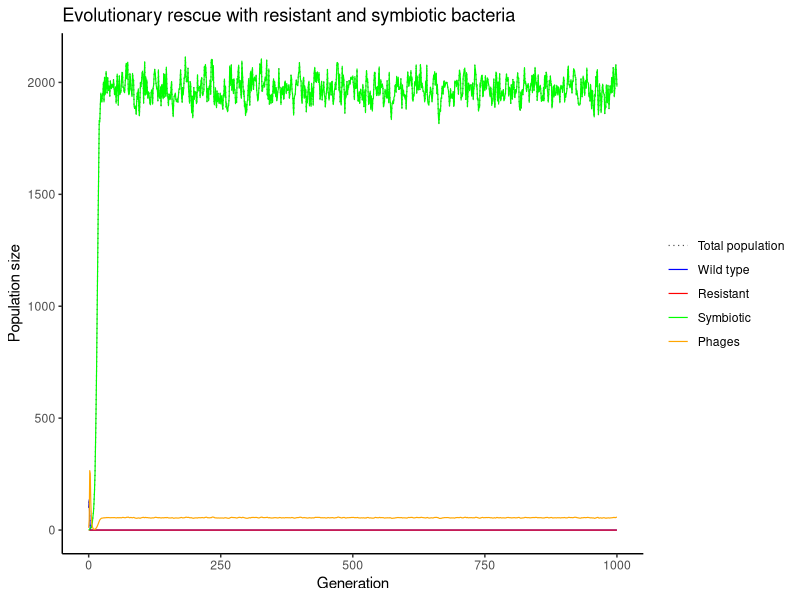

Source code (R): (Note: this script raises an error after producing the figure.)
## ---- chunk 1
simulate_one_gen <- function(N_wt, N_r, N_s, N_p, infection_prob, induction_prob, symbiosis_prob, mut_rate, cost_r, growth_rate, K, P_decline, P_prod) {
   
  N_tot <- N_wt + N_r + N_s
  
  # intrinsic growth without losses
  r0 <- growth_rate - 1
  
  # growth rate of each type minus its specific loss 
  rho_wt <- r0 - infection_prob * N_p # includes phage population effect
  rho_r <- r0 - cost_r
  rho_s <- r0 - induction_prob
  
  # logistic growth: crowding reduces all types by the same amount --> note that deleterious effect is less strong on wt at lower density --> could exist longer at lower K
  mean_wt <- N_wt * max(0, 1 + rho_wt - r0 * N_tot / K)
  mean_r <- N_r * max(0, 1 + rho_r - r0 * N_tot / K)
  mean_s <- N_s * max(0, 1 + rho_s - r0 * N_tot / K)
  
  # Claude input: offspring (Poisson)
  offsp_wt <- rpois(1, mean_wt)
  offsp_r  <- rpois(1, mean_r)
  offsp_s  <- rpois(1, mean_s)
  
  # wt bacteria (offspring) either get infected (& die) or do symbiosis or stay 
  prob_r = mut_rate
  prob_s = min(symbiosis_prob * N_p, 1 - prob_r) # includes phage population effect
  prob_wt <- max(0,1 - prob_r - prob_s)
  
  outcome <- rmultinom(1,offsp_wt,c(prob_r, prob_s, prob_wt))
  
  n_resistant <- outcome[1]
  n_symbiotic <- outcome[2]
  n_wt <- outcome[3]
  
  # Claude input: new population sizes of wild type, resistant and symbiotes
  N_wt_new <- n_wt
  N_r_new  <- offsp_r + n_resistant
  N_s_new  <- offsp_s + n_symbiotic
  
  # phage population growth
  infections = min(N_wt, infection_prob * N_p * N_wt)
  inductions = induction_prob * N_s
  P_new = N_p * (1 + P_decline) + P_prod * (infections + inductions)

  return(c(N_wt_new, N_r_new, N_s_new, P_new))
}


# Test the function
N_wt <- 1000
N_r <- 0
N_s <- 0
N_p <- 5
infection_prob <- 0.0005
induction_prob <- 0.001
symbiosis_prob <-0
cost_r <- 0.1
growth_rate <- 1.5
mut_rate <- 0.1
K <- 2000
P_decline <- -0.5
P_prod <- 1



print(simulate_one_gen(N_wt, N_r, N_s, N_p, infection_prob, induction_prob, symbiosis_prob, mut_rate, cost_r, growth_rate, K, P_decline, P_prod))
## ---- chunk 2
simulate_pop <- function(N_init_wt, N_init_r, N_init_s, N_init_p, infection_prob, induction_prob, symbiosis_prob, mut_rate, cost_r, growth_rate, t_max, K, P_decline, P_prod) {
 
  
  # Create the vector in which to save the results
  pop_vector <- c(N_init_wt, N_init_r, N_init_s, N_init_p)
  # initiate the variables
  pop_new <- c(N_init_wt, N_init_r, N_init_s, N_init_p) 

  # run the simulation until generation t_max
  for (i in 1:t_max) {
    # redefine the current population one generation later
    pop_new <- simulate_one_gen(pop_new[1],pop_new[2], pop_new[3], pop_new[4], infection_prob, induction_prob, symbiosis_prob, mut_rate, cost_r, growth_rate, K, P_decline, P_prod)
    # add the new population sizes to the output vector
    pop_vector <- rbind(pop_vector,pop_new)
    # condition to stop the simulation before t_max: either the population exceeds 1.5 times the original population size, or it goes extinct
    if (pop_new[1]+pop_new[2]+pop_new[3]==0) break
  }
  
  # define the row and column names of the output vector
  rownames(pop_vector) <- (0:t_max)[1:length(pop_vector[,1])] # note that the vector has to be cut if the simulation stopped early
  colnames(pop_vector) <- c("wt","r", "s", "p")
  # return the result
  return(pop_vector)	
}


# Test the function and plot the result
# set t_max to a value to be used througout
max_gen <- 1000
# set each parameter
N_init_wt <- 100
N_init_r <- 0
N_init_s <- 0
N_init_p <- 10
infection_prob <- 0.02
induction_prob <- 0.007 # change this
symbiosis_prob <- 0.002 
cost_r <- 0.00001 # this
growth_rate <- 1.5
mut_rate <- 0.003 
K <- 2000
P_decline <- -0.5
P_prod <- 2

# create your simulation data
output <- simulate_pop(N_init_wt, N_init_r, N_init_s, N_init_p, infection_prob, induction_prob, symbiosis_prob, mut_rate, cost_r, growth_rate, max_gen, K, P_decline, P_prod)
# show the last few lines of the data table
print(tail(output))


# plot the output - note that the plot range and the x axis have to be adjusted based on the length of the table
# determine x axis range 
x_range <- 0:(length(output[,1])-1)

# plotting with ggplot
library(ggplot2)
library(tidyr)
library(dplyr)
library(tibble)

# Convert simulation output into a data frame
output_df <- as.data.frame(output) %>%
  mutate(Generation = as.numeric(rownames(output))) %>%
  mutate(Total = wt + r + s) 

# Reshape data for ggplot
plot_data <- output_df %>%
  pivot_longer(
    cols = c(Total, wt, r, s, p),
    names_to = "Population",
    values_to = "Size"
  ) %>%
  mutate(
    Population = factor(
      Population,
      levels = c("Total", "wt", "r", "s", "p"),
      labels = c(
        "Total population",
        "Wild type",
        "Resistant",
        "Symbiotic",
        "Phages"
      )
    )
  )


# Plot population trajectories
ggplot(
  plot_data,
  aes(
    x = Generation,
    y = Size,
    colour = Population,
    linetype = Population,
    alpha = Population
  )
) +
  geom_line(linewidth = 0.4) +
  scale_colour_manual(
    values = c(
      "Total population" = "black",
      "Wild type" = "blue",
      "Resistant" = "red",
      "Symbiotic" = "green",
      "Phages" = "orange"
    )
  ) +
  scale_linetype_manual(
    values = c(
      "Total population" = "dotted",
      "Wild type" = "solid",
      "Resistant" = "solid",
      "Symbiotic" = "solid",
      "Phages" = "solid"
    )
  ) +
  scale_alpha_manual(
    values = c(
      "Total population" = 0.7,
      "Wild type" = 1,
      "Resistant" = 1,
      "Symbiotic" = 1,
      "Phages" = 1
    )
  ) +
  labs(
    x = "Generation",
    y = "Population size",
    colour = NULL,
    linetype = NULL,
    alpha = NULL
  ) +
  ggtitle("Evolutionary rescue with resistant and symbiotic bacteria") +
  theme_classic() +
  theme(
    legend.position = "right",
    legend.justification = "center",
    legend.background = element_blank()
  )

## ---- chunk 3
# set some parameters to fixed values
max_gen <- 1000
N_init_wt <- 100
N_init_r <- 0
N_init_s <- 0
N_init_p <- 10
infection_prob <- 0.02
symbiosis_prob <- 0.004 
growth_rate <- 1.5
mut_rate <- 0.003 
K <- 1000
P_decline <- -0.5
P_prod <- 3

# determine how often to run the simulation for each set of parameters
no_replicates <- 100

# set parameters to vary
induction_prob = c(0.004, 0.007, 0.01) #steps of 0.003
cost_r = c(0.000005, 0.00001, 0.000015) #steps of 0.000005

# initialize data table - where to collect the results
data_table <- c()
# run the simulation across all chosen parameters
# loop over decay rates
for(ival in induction_prob){
  # loop over selection coefficients
  for(cval in cost_r){
    # different way of running many simulations: make replicates using "repeat" function with a counter i
    # reset counter
    i<-1
    repeat {
      # increase counter by one
      i<-i+1
      # run the simulation once
      one_run <- simulate_pop(N_init_wt, N_init_r, N_init_s, N_init_p, infection_prob, induction_prob, symbiosis_prob, mut_rate, cost_r, growth_rate, max_gen, K, P_decline, P_prod)
      # determine total population sizes
      #  total_size <- one_run[,1]+one_run[,2]+one_run[,3]
      
      
      
      # determine minimum population size
      min_size <- min(total_size)
      # determine (first) generation at which this population size occurred
      min_gen <- as.numeric(which(total_size==min_size)[1])
      # enter the data into the table
      data_table <- rbind(data_table,c(rval,sval,min_gen,min_size)) # note that we add the varying parameters (decay rate and selection coefficient) to the table too
      # stop the repeated computation after no_replicates times
      if(i>no_replicates) break
    }
  }
}
# define column names of data table
colnames(data_table) <- c("r","s","min_gen","no_min")
# show the first lines of the output
print(head(data_table))
## ---- chunk 4
# set some parameters to fixed values
max_gen <- 1000
N_init_wt <- 100
N_init_r <- 0
N_init_s <- 0
N_init_p <- 10
infection_prob <- 0.02
symbiosis_prob <- 0.002 
growth_rate <- 1.5
mut_rate <- 0.003 
K <- 2000
P_decline <- -0.5
P_prod <- 3

# determine how often to run the simulation for each set of parameters
no_replicates <- 100

# set parameters to vary
induction_prob = 0.007 #steps of 0.003
cost_r = c(0.000005, 0.00001, 0.000015) #steps of 0.000005 --> change this to steps of 0.000001

# initialize data table - where to collect the results
 data_table <- c()


# run the simulation across  chosen parameter: cost_r
  # loop over selection coefficients
  for(cval in cost_r){
    # different way of running many simulations: make replicates using "repeat" function with a counter i
    # reset counter
    i<-1
    repeat {
      # increase counter by one
      i<-i+1
      # run the simulation once with changing parameter
      one_run <- simulate_pop(N_init_wt, N_init_r, N_init_s, N_init_p, infection_prob, induction_prob, symbiosis_prob, mut_rate, cval, growth_rate, max_gen, K, P_decline, P_prod)
      
      # Record population sizes at the final simulated generation
      final_sizes <- as.numeric(tail(one_run, 1))
      
      # add current result of current iteration to datatable
      data_table <- rbind(data_table,c(cval,final_sizes[1],final_sizes[2],final_sizes[3],final_sizes[4] )) # note that we add the varying parameters to the table too

     # note that we add the varying parameters to the table too
      # stop the repeated computation after no_replicates times
      if(i>no_replicates) break
    }
}
# define column names of data table
colnames(data_table) <- c("cost_r", "wt", "r", "s", "p")
# show the first lines of the output
print(head(data_table))


## determine outcomes
# convert to dataframe
outcomes = as.data.frame(data_table)
outcomes$outcome <- NA_character_

for (i in seq_len(nrow(outcomes))) {
  wt <- outcomes[i, "wt"]
  r  <- outcomes[i, "r"]
  s  <- outcomes[i, "s"]

  if (wt == 0 & r == 0 & s == 0) {
    outcomes$outcome[i] <- "extinction"
  } else if (wt > 0 & r == 0 & s == 0) {
    outcomes$outcome[i] <- "wt wins"
  } else if (r > 0 & wt == 0 & s == 0) {
    outcomes$outcome[i] <- "r wins"
  } else if (s > 0 & wt == 0 & r == 0) {
    outcomes$outcome[i] <- "s wins"
  } else {
    outcomes$outcome[i] <- "coexistence"
  }
}

print(head(outcomes))


## plot outcomes

# treat cost_r as a categorical axis (only three values)
outcomes$cost_r <- factor(outcomes$cost_r)

# fix the order of the five outcomes so colours are consistent
outcomes$outcome <- factor(outcomes$outcome,
  levels = c("extinction", "wt wins", "r wins", "s wins", "coexistence"))

ggplot(outcomes, aes(x = cost_r, fill = outcome)) +
  geom_bar(position = "fill") +
  scale_y_continuous(labels = scales::percent) +
  scale_fill_manual(values = c("extinction"  = "grey50",
                               "wt wins"     = "#E69F00",
                               "r wins"      = "#0072B2",
                               "s wins"      = "#009E73",
                               "coexistence" = "#CC79A7"),
                    drop = FALSE) +
  labs(x = "Cost of resistance (cost_r)", y = "Proportion of replicates", fill = "Outcome") +
  theme_minimal()
 
